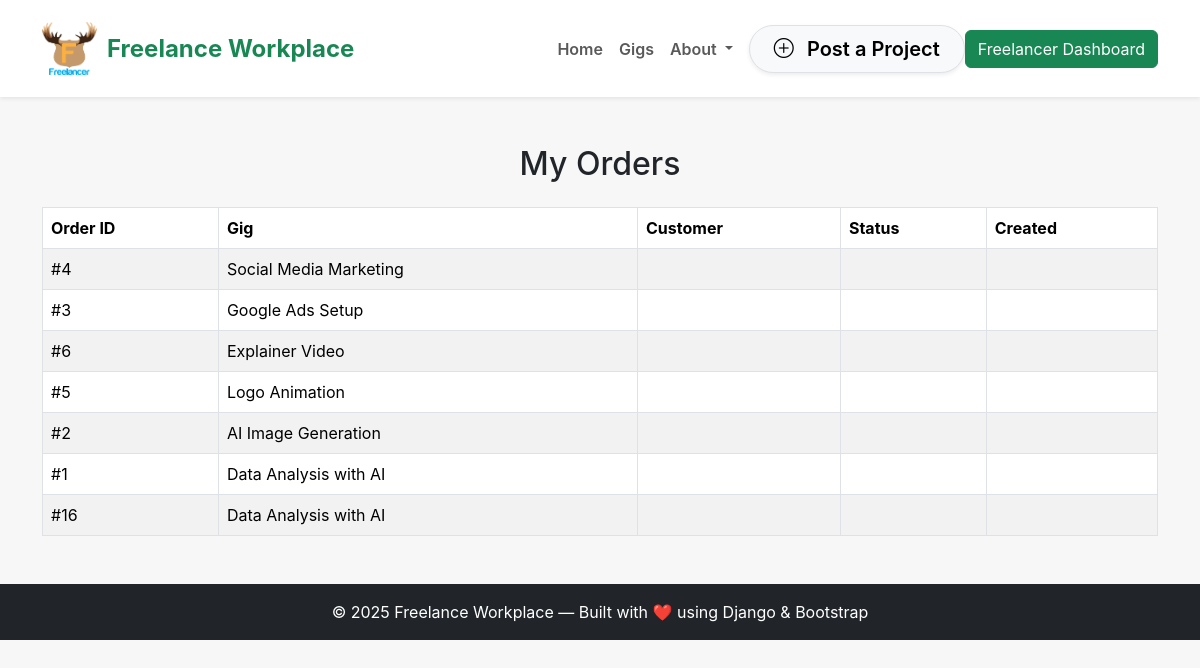
The page /freelancer/orders/ (signed in) on the database its author committed.
### freelance_marketplace/models.py (models this page shows, shortened)
class GigOrder(models.Model):
    gig = models.ForeignKey(Gig, on_delete=models.CASCADE)
    customer = models.ForeignKey(
        settings.AUTH_USER_MODEL,
        on_delete=models.CASCADE
    )
    ordered_at = models.DateTimeField(auto_now_add=True)

class Gig(models.Model):
    freelancer = models.ForeignKey(settings.AUTH_USER_MODEL, on_delete=models.CASCADE, related_name='freelancer_gigs')
    title = models.CharField(max_length=200)
    description = models.TextField()
    category = models.ForeignKey(Category, on_delete=models.SET_NULL, null=True, blank=True)
    price = models.DecimalField(max_digits=10, decimal_places=2)
    image = models.ImageField(upload_to='gigs/', blank=True, null=True)
    created_by = models.ForeignKey(
        settings.AUTH_USER_MODEL,
        on_delete=models.CASCADE,
        related_name='created_gigs'
    )
    created_at = models.DateTimeField(auto_now_add=True)

### freelance_marketplace/views.py (the view)
# urls.py: path('freelancer/orders/', views.freelancer_orders, name='freelancer_orders'),
@login_required
def freelancer_orders(request):
    gigs = Gig.objects.filter(freelancer=request.user)
    orders = GigOrder.objects.filter(gig__in=gigs)
    return render(request, 'orders/freelancer_orders.html', {'orders': orders})

### freelance_marketplace/templates/orders/freelancer_orders.html
{% extends "base.html" %}
{% block content %}
<div class="container mt-5">
  <h2 class="text-center mb-4">My Orders</h2>
  {% if orders %}
    <table class="table table-striped table-bordered">
      <thead>
        <tr>
          <th>Order ID</th>
          <th>Gig</th>
          <th>Customer</th>
          <th>Status</th>
          <th>Created</th>
        </tr>
      </thead>
      <tbody>
        {% for order in orders %}
        <tr>
          <td>#{{ order.id }}</td>
          <td>{{ order.gig.title }}</td>
          <td>{{ order.customer.user.username }}</td>
          <td>{{ order.status }}</td>
          <td>{{ order.created_at|date:"Y-m-d H:i" }}</td>
        </tr>
        {% endfor %}
      </tbody>
    </table>
  {% else %}
    <p class="text-center text-muted">No orders found yet.</p>
  {% endif %}
</div>
{% endblock %}

### freelance_marketplace/static/css/category_style.css (style rules this page uses)
body { font-family: 'Inter', sans-serif; background: #f7f7f7; margin: 0; padding: 0; }

### rows shown on the page
GigOrder: id "4", gig "Social Media Marketing"
GigOrder: id "3", gig "Google Ads Setup"
GigOrder: id "6", gig "Explainer Video"
GigOrder: id "5", gig "Logo Animation"
GigOrder: id "2", gig "AI Image Generation"
GigOrder: id "1", gig "Data Analysis with AI"
GigOrder: id "16", gig "Data Analysis with AI"
